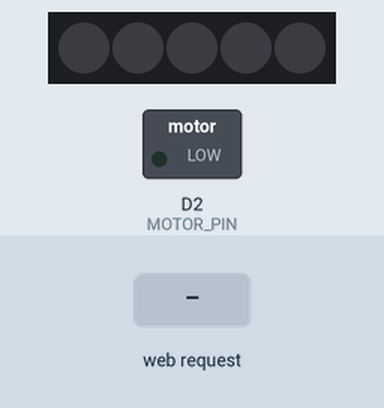
Recording of a sketch running on a simulated ESP8266 (NodeMCU). Parts: 5 RGB LEDs in strip order, left to right, switched loads named in the sketch (green lamp = pin HIGH). The inputs (shaded band) are chosen by the test bench. WiFi joins after 1.5 s; servers stay silent unless stated; what the sketch prints to the serial monitor is not drawn.

Above: at 2.7 s.
2.8 s: HTTP request GET /activate received
At 3.9 s:
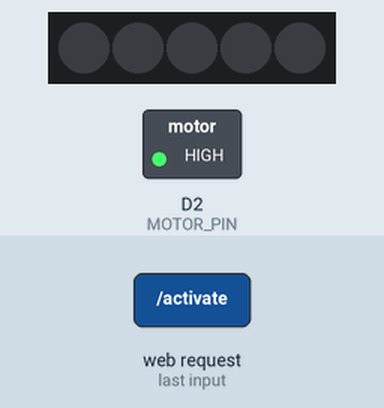
4.5 s: HTTP request GET /deactivate received
At 5.1 s:
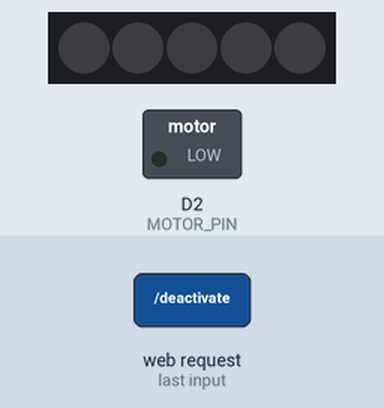
Timing chart, 0 to 7.5 s (numbered marks = the images above; inputs shaded):
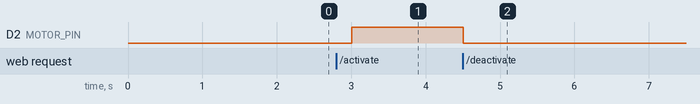

Measured:
- after the input at 2.8 s, D2 (MOTOR_PIN): LOW → HIGH after 0.21 s
- after the input at 4.5 s, D2 (MOTOR_PIN): HIGH → LOW at once

The sketch:

The_experiment_final_code.ino
```cpp
#include <WS2812FX.h>
#include <ESP8266WiFi.h>
#include <ESP8266WebServer.h>

#define LED_COUNT 5
#define LED_PIN D5
#define MOTOR_PIN D2

char* ssid = "eurobot2019";
char* password = "eurobot2019";

const int port = 8000;
const char* host = "192.168.100.103";

WiFiClient client;
ESP8266WebServer server;
WS2812FX ws2812fx = WS2812FX(LED_COUNT, LED_PIN, NEO_GRB + NEO_KHZ800);

volatile bool activation_status = false;

void setup()
{
  ws2812fx.init();
  ws2812fx.setBrightness(255);
  ws2812fx.setSpeed(1000);
  ws2812fx.setColor(0x007BFF);
  ws2812fx.setMode(FX_MODE_STATIC);
  ws2812fx.start();
  ws2812fx.service();

  pinMode(MOTOR_PIN, OUTPUT);
  digitalWrite(MOTOR_PIN, LOW);

  Serial.begin(115200);
  WiFi.begin(ssid, password);
  Serial.print("Connecting");

  while (WiFi.status() != WL_CONNECTED)
  {
    Serial.print(".");
    delay(500);
  }

  Serial.println("");
  Serial.print("I am connected to: ");
  Serial.println(ssid);
  Serial.println("");
  Serial.println("IP Address: ");
  Serial.print(WiFi.localIP());

  server.on("/", [] ()
  {
    server.send(200, "text/plain", "You're at the Experiment");
  });

  server.on("/activate", activate);
  server.on("/deactivate", deactivate);
  server.begin();
}

void loop()
{
  server.handleClient();
  delay(300);
  toggle_neopixel();
}

void toggle_neopixel()
{
  static bool state = false;

  if (state)
  {
    if (activation_status)
    {
      ws2812fx.setColor(0x00FF00);
    }
    else
    {
      ws2812fx.setColor(0xFF0000);
    }
  }
  else
  {
    ws2812fx.setColor(0x000000);
  }

  state = !state;
  ws2812fx.service();
}

void activate()
{
  activation_status = true;
  digitalWrite(MOTOR_PIN, HIGH);
  server.send(200, "OK");
}

void deactivate()
{
  activation_status = false;
  digitalWrite(MOTOR_PIN, LOW);
  server.send(200, "OK");
}
```
